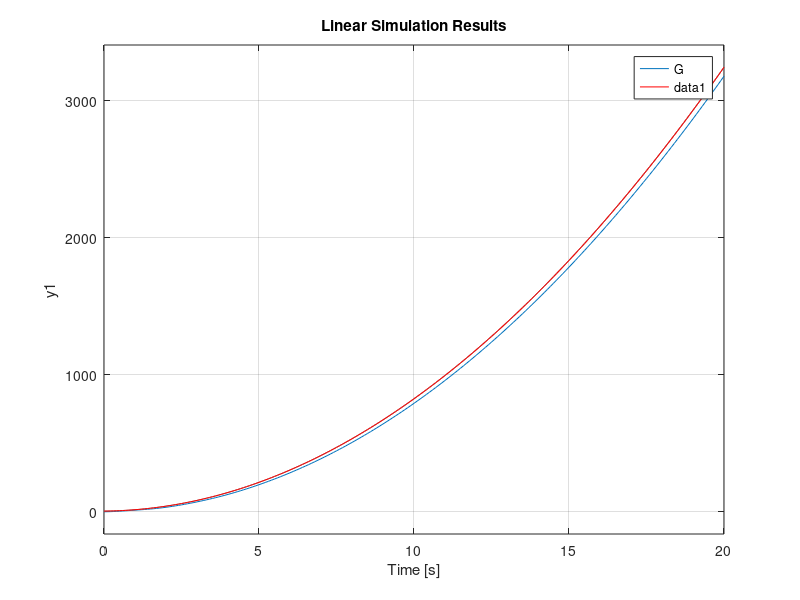

MATLAB code for this plot:
% 例题4 系统在任意输入激励下响应
num=10;
den=[1 2 10];
G=tf(num,den);
t=[0:0.1:20];
u=5+2*t+8*t.^2;
lsim(G,u,t),hold on,plot(t,u,'r');
grid on;
